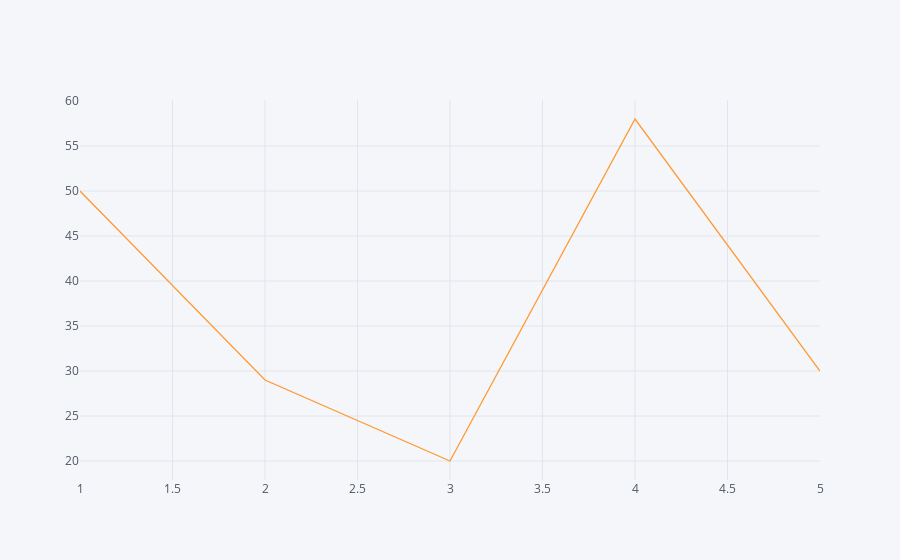

Notebook code cell kept with this figure:
### Code cell
m['appeared_for-exam'].iplot(kind='scatter')

### Figure 1 — Plotly figure (JSON) as saved in the notebook; plotly's stock layout.template omitted (floating-point values rounded to 4 significant figures)
{"data": [{"line": {"color": "rgba(255, 153, 51, 1.0)", "dash": "solid", "shape": "linear", "width": 1.3}, "mode": "lines", "name": "appeared_for-exam", "text": "", "type": "scatter", "uid": "e02a1c86-60be-4933-a8e2-1956575094cc", "x": [1, 2, 3, 4, 5], "y": [50, 29, 20, 58, 30]}], "layout": {"legend": {"bgcolor": "#F5F6F9", "font": {"color": "#4D5663"}}, "paper_bgcolor": "#F5F6F9", "plot_bgcolor": "#F5F6F9", "title": {"font": {"color": "#4D5663"}}, "xaxis": {"gridcolor": "#E1E5ED", "showgrid": true, "tickfont": {"color": "#4D5663"}, "title": {"font": {"color": "#4D5663"}, "text": ""}, "zerolinecolor": "#E1E5ED"}, "yaxis": {"gridcolor": "#E1E5ED", "showgrid": true, "tickfont": {"color": "#4D5663"}, "title": {"font": {"color": "#4D5663"}, "text": ""}, "zerolinecolor": "#E1E5ED"}}}
